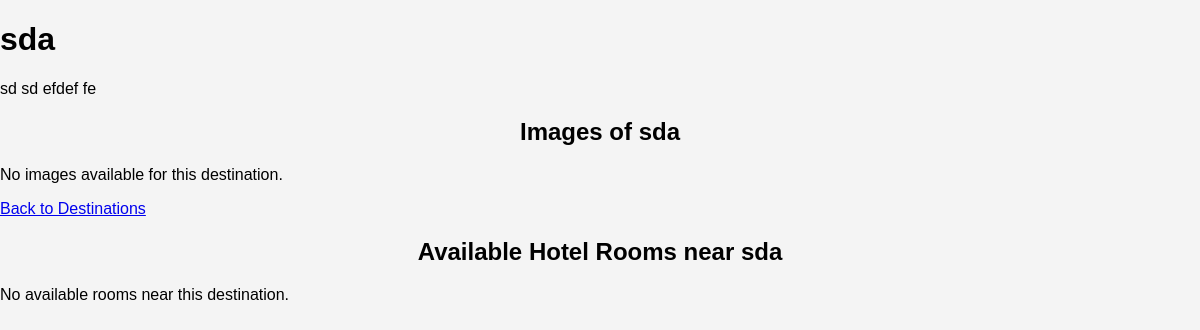
The app's page /destination_details.php?id=18, older data.
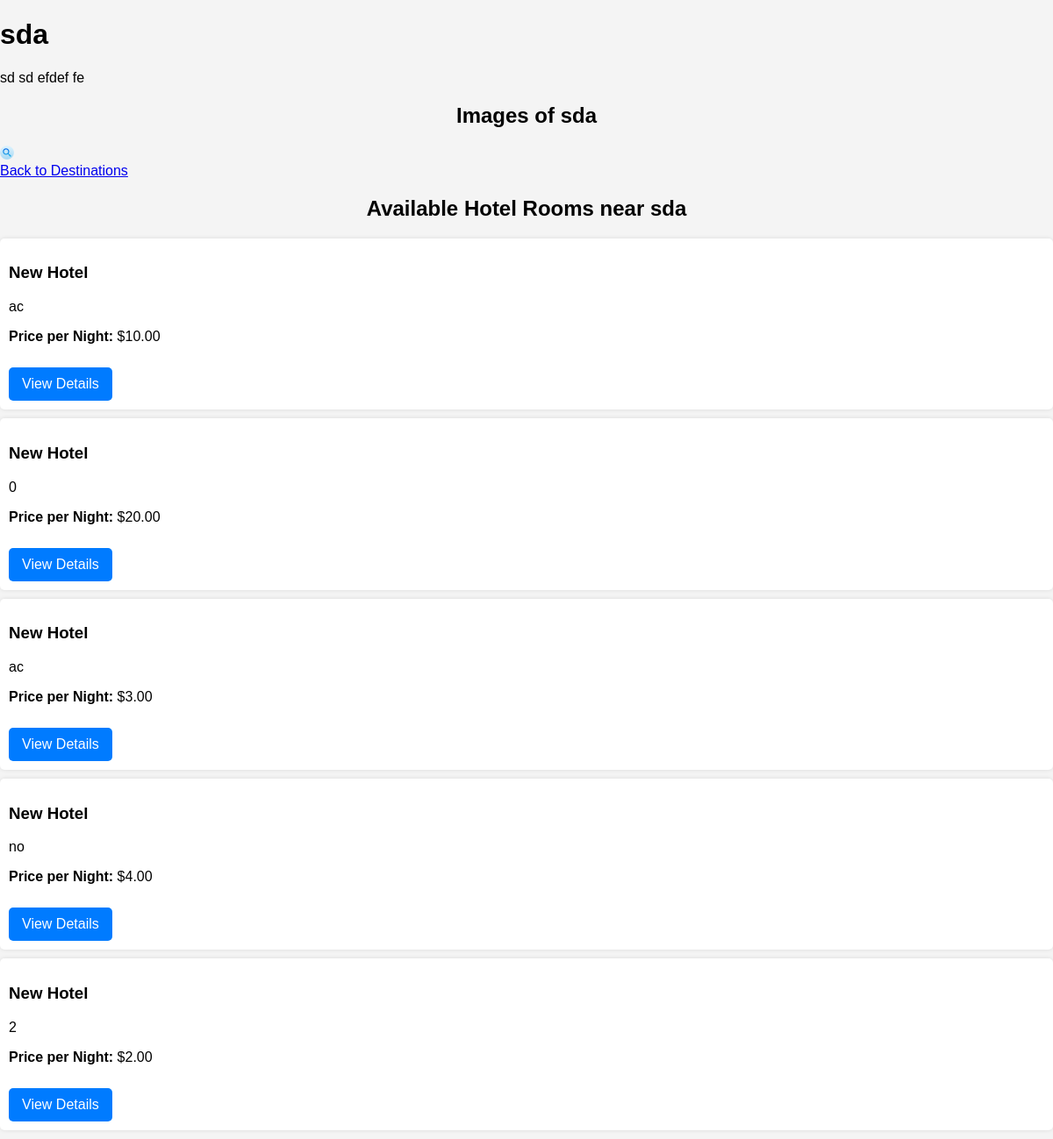
The same page, newer data.
### tables this page shows
CREATE TABLE `destination_images` (
  `id` int(11) NOT NULL,
  `destination_id` int(11) NOT NULL,
  `image_url` varchar(255) NOT NULL
);

CREATE TABLE `rooms` (
  `room_id` int(11) NOT NULL,
  `hotel_id` int(11) DEFAULT NULL,
  `room_name` varchar(255) NOT NULL,
  `room_number` int(255) NOT NULL,
  `price_per_night` decimal(10,2) NOT NULL,
  `max_adults` int(11) NOT NULL,
  `max_children` int(11) NOT NULL,
  `availability` varchar(255) NOT NULL,
  `hotel_name` varchar(255) DEFAULT NULL,
  `facilities` varchar(255) NOT NULL
);

CREATE TABLE `hotels` (
  `hotel_id` int(11) NOT NULL,
  `hotel_name` varchar(100) NOT NULL,
  `total_rooms` int(11) NOT NULL,
  `user_id` int(11) DEFAULT NULL,
  `description` varchar(20) NOT NULL,
  `location` varchar(255) DEFAULT NULL,
  `city_id` int(255) NOT NULL
);

### destination_details.php (the view, shortened to what this page needs)
<?php
include('config.php');
if (isset($_GET['id']) && !empty($_GET['id'])) {
    $destination_id = $conn->real_escape_string($_GET['id']);
    $query = "SELECT desti_name, desti_description FROM destinations WHERE destination_id = $destination_id";
    $result = $conn->query($query);
    if ($result->num_rows > 0) {
        $destination = $result->fetch_assoc();
    } else {
        echo "<p>Destination not found.</p>";
        exit;
    }
    $image_query = "SELECT image_url FROM destination_images WHERE destination_id = $destination_id";
    $image_result = $conn->query($image_query);
    $rooms_query = "
        SELECT rooms.room_id, rooms.room_name, rooms.facilities, rooms.price_per_night, hotels.hotel_name
        FROM rooms
        JOIN hotels ON rooms.hotel_id = hotels.hotel_id
        JOIN hotel_destinations ON hotels.hotel_id = hotel_destinations.hotel_id
        WHERE hotel_destinations.destination_id = $destination_id
    ";
    $rooms_result = $conn->query($rooms_query);
} else {
    echo "<p>No destination specified.</p>";
    exit;
}
?>
<!DOCTYPE html>
<html lang="en">
<head>
    <link rel="stylesheet" href="styles.css">
</head>
<body>
    <div class="container">
        <h1><?php echo htmlspecialchars($destination['desti_name']); ?></h1>
        <p><?php echo htmlspecialchars($destination['desti_description']); ?></p>
        <h2>Images of <?php echo htmlspecialchars($destination['desti_name']); ?></h2>
        <div class="image-gallery">
            <?php
            if ($image_result->num_rows > 0) {
                while ($image = $image_result->fetch_assoc()) {
                    echo "<img src='" . htmlspecialchars($image['image_url']) . "' alt='Image of " . htmlspecialchars($destination['desti_name']) . "'>";
                }
            } else {
                echo "<p>No images available for this destination.</p>";
            }
            ?>
        </div>
        <a href="travel_destination.php" class="back-link">Back to Destinations</a>
        <h2>Available Hotel Rooms near <?php echo htmlspecialchars($destination['desti_name']); ?></h2>
        <div class="rooms-list">
            <?php
            if ($rooms_result->num_rows > 0) {
                while ($room = $rooms_result->fetch_assoc()) {
                    echo "<div class='room'>";
                    echo "<h3>" .  htmlspecialchars($room['hotel_name']) . "</h3>";
                    echo "<p>" . htmlspecialchars($room['facilities']) . "</p>";
                    echo "<p><strong>Price per Night:</strong> $" . htmlspecialchars($room['price_per_night']) . "</p>";
                    echo '<a href="room_details.php?id=' . htmlspecialchars($room['room_id']) . '" class="details-link">View Details</a>';
                    echo "</div>";
                }
            } else {
                echo "<p>No available rooms near this destination.</p>";
            }
            ?>
        </div>
    </div>
</body>
</html>

Row changes from the older to the newer data that the page shows:
added destination_images: image_url (picture)
added rooms: hotel.hotel_name "New Hotel", facilities "ac", price_per_night "10.00"
added rooms: hotel.hotel_name "New Hotel", facilities "0", price_per_night "20.00"
added rooms: hotel.hotel_name "New Hotel", facilities "ac", price_per_night "3.00"
added rooms: hotel.hotel_name "New Hotel", facilities "no", price_per_night "4.00"
added rooms: hotel.hotel_name "New Hotel", facilities "2", price_per_night "2.00"
Text that changed along with them:
text no longer shown: "No images available for this destination. No available rooms near this destination."
